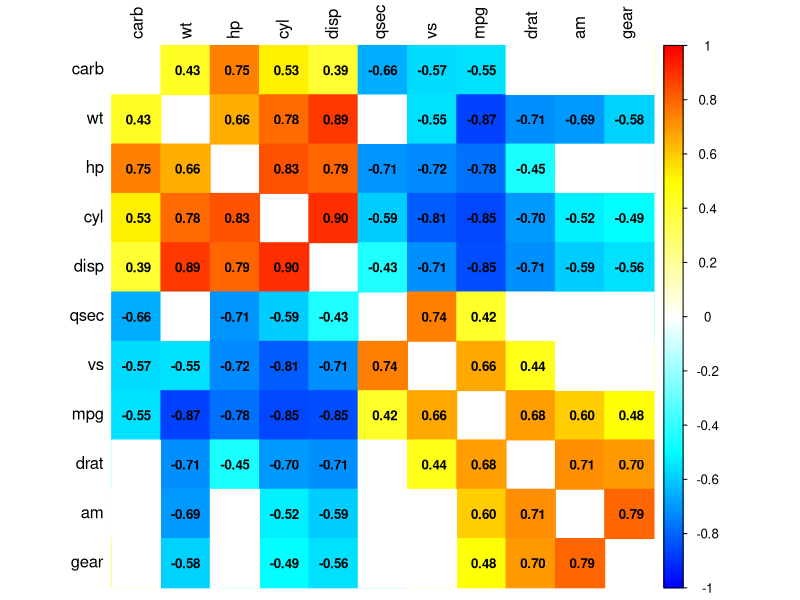
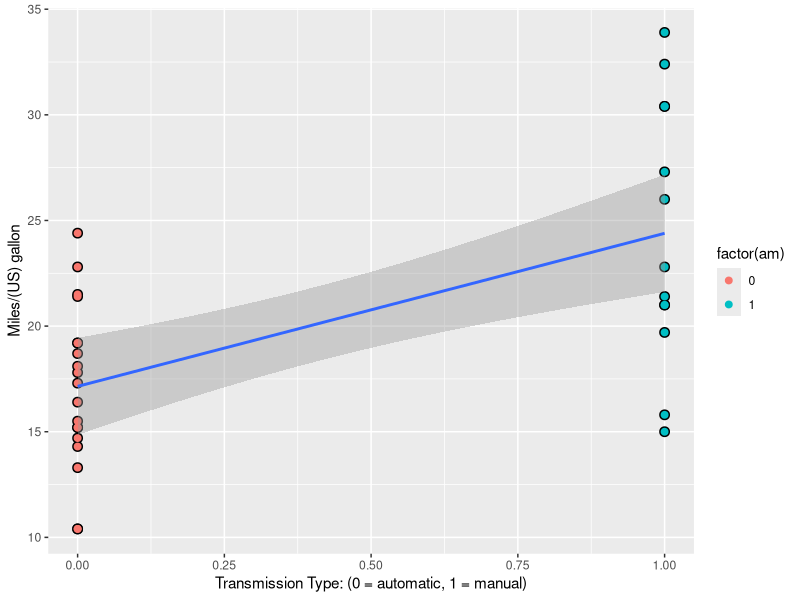
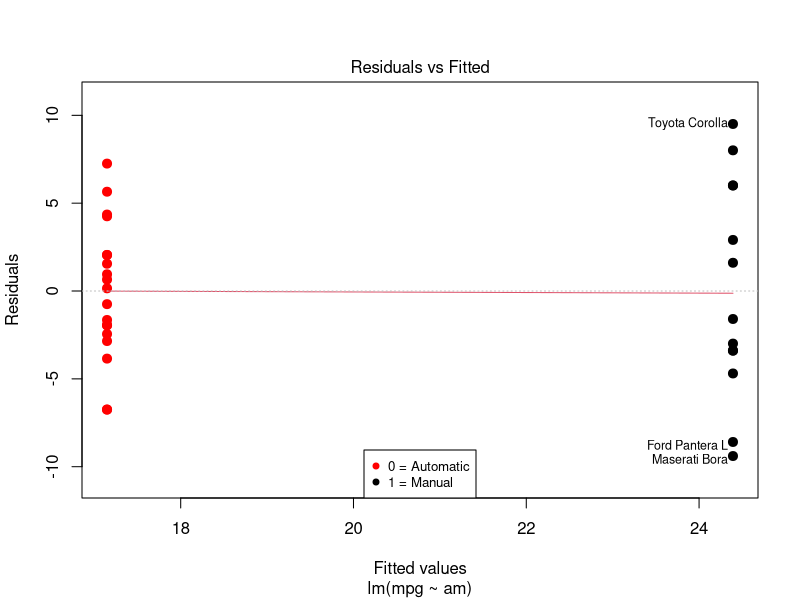
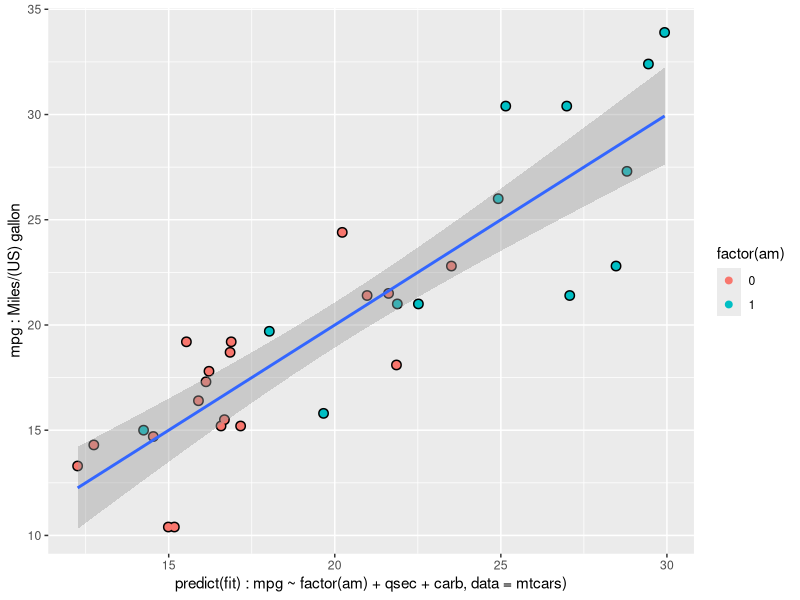
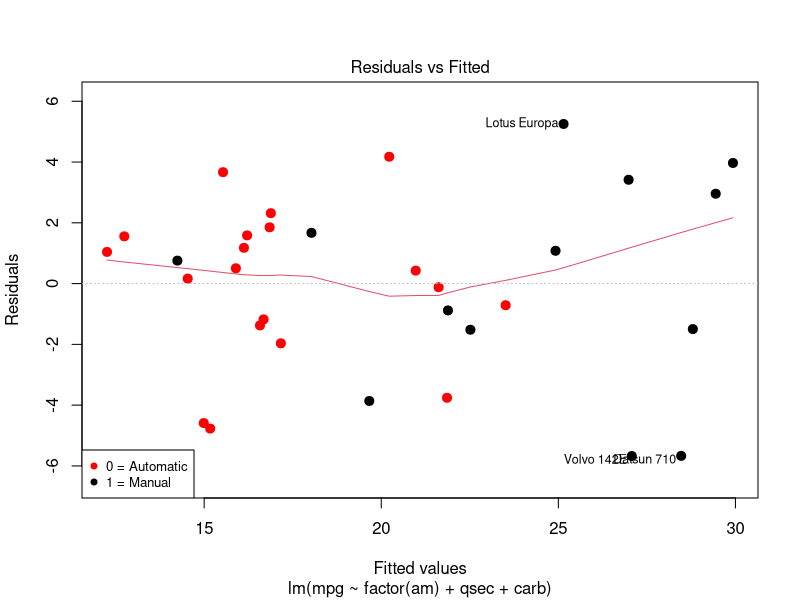
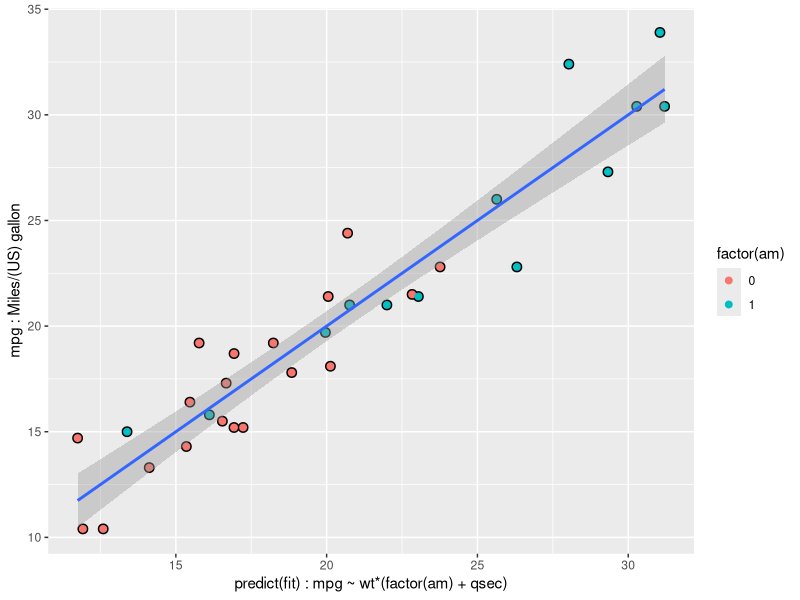
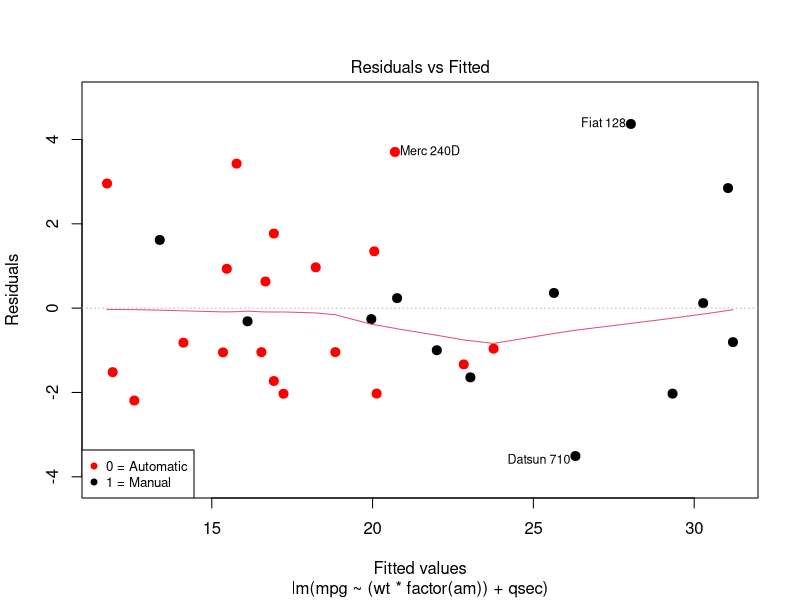

Write the R code that produced these figures, in order.
## ---- chunk 1
knitr::opts_chunk$set(echo = TRUE)
## ---- chunk 2
data("mtcars")
c(sum(is.na(mtcars$mpg)), sum(is.na(mtcars$cyl)), sum(is.na(mtcars$disp)), sum(is.na(mtcars$hp)), sum(is.na(mtcars$drat)), sum(is.na(mtcars$wt)), sum(is.na(mtcars$qsec)), sum(is.na(mtcars$vs)), sum(is.na(mtcars$am)), sum(is.na(mtcars$gear)), sum(is.na(mtcars$carb)))
## ---- chunk 3
suppressMessages(library(corrplot))
cor.mtest <- function(mat, ...) {
        mat <- as.matrix(mat)
        n <- ncol(mat)
        p.mat<- matrix(NA, n, n)
        diag(p.mat) <- 0
        for (i in 1:(n - 1)) {
                for (j in (i + 1):n) {
                        tmp <- cor.test(mat[, i], mat[, j], ...)
                        p.mat[i, j] <- p.mat[j, i] <- tmp$p.value
                }
        }
        colnames(p.mat) <- rownames(p.mat) <- colnames(mat)
        p.mat
}
# matrix of the p-value of the correlation
p.mat <- cor.mtest(mtcars)
M<-cor(mtcars)
#col <- colorRampPalette(c("#4477AA", "#77AADD", "#FFFF00", "#EE9988", "#BB4444"))
col <- colorRampPalette(c("#0000FF", "#00FFFF", "#FFFFFF", "#FFFF00", "#FF0000"))
corrplot(M, method="color", col=col(200),
         type="full", order="hclust",
         addCoef.col = "black", # Add coefficient of correlation
         tl.col="black",
         # Combine with significance
         p.mat = p.mat, sig.level = 0.05, insig = "blank",
         # hide correlation coefficient on the principal diagonal
         diag=FALSE,
         number.cex = .8,
         number.digits = 2
)
## ---- chunk 4
data("mtcars")
library(ggplot2)
ggplot(data = mtcars) +
        geom_point(size = 3, aes(x = am, y = mpg)) +
        geom_point(size = 2, aes(x = am, y = mpg, color = factor(am))) +
        geom_smooth(method = "lm", aes(x = am, y = mpg)) +
        xlab("Transmission Type: (0 = automatic, 1 = manual)") +
        ylab("Miles/(US) gallon")
## ---- chunk 5
fit <- lm(mpg ~ am, data = mtcars)
plot(fit, which = c(1:1), pch = 20, col=c('red', 'black')[factor(mtcars$am)], cex = 1.8)
legend(
        x ="bottom",
        legend = c("0 = Automatic", "1 = Manual"), # for readability of legend
        col = c('red', 'black'),
        pch = 19, # same as pch=20, just smaller
        cex = 0.8 # scale the legend to look attractively sized
)
## ---- chunk 6
AT <- mtcars[,"am"]==0
MT <- mtcars[,"am"]==1
t.test(mtcars$mpg[AT], mtcars$mpg[MT], paired = FALSE, var.equal = FALSE, conf.level = 0.95)
## ---- chunk 7
fit <- lm(mpg ~ factor(am), data = mtcars)
summary(fit)$coefficients
## ---- chunk 8
data("mtcars")
fit <- lm(mpg ~ factor(am) + qsec + carb, data = mtcars)
library(ggplot2)
ggplot(data = mtcars) +
        geom_point(size = 3, aes(x = predict(fit), y = mpg)) +
        geom_point(size = 2, aes(x = predict(fit), y = mpg, color = factor(am))) +
        geom_smooth(method = "lm", aes(x = predict(fit), y = mpg)) +
        xlab("predict(fit) : mpg ~ factor(am) + qsec + carb, data = mtcars)") +
        ylab("mpg : Miles/(US) gallon")
## ---- chunk 9
fit <- lm(mpg ~ factor(am) + qsec + carb, data = mtcars)
plot(fit, which = c(1:1), pch = 20, col=c('red', 'black')[factor(mtcars$am)], cex = 1.8)
legend(
        x ="bottomleft",
        legend = c("0 = Automatic", "1 = Manual"), # for readability of legend
        col = c('red', 'black'),
        pch = 19, # same as pch=20, just smaller
        cex = 0.8 # scale the legend to look attractively sized
)
## ---- chunk 10
fit <- lm(mpg ~ factor(am) + qsec + carb, data = mtcars)
library(car)
vif(fit)
## ---- chunk 11
fit <- lm(mpg ~ factor(am) + qsec + carb, data = mtcars)
summary(fit)$coefficients
## ---- chunk 12
data("mtcars")
fit <- lm(mpg ~ (wt*factor(am)) + qsec, data = mtcars)
library(ggplot2)
ggplot(data = mtcars) +
        geom_point(size = 3, aes(x = predict(fit), y = mpg)) +
        geom_point(size = 2, aes(x = predict(fit), y = mpg, color = factor(am))) +
        geom_smooth(method = "lm", aes(x = predict(fit), y = mpg)) +
        xlab("predict(fit) : mpg ~ wt*(factor(am) + qsec)") +
        ylab("mpg : Miles/(US) gallon")
## ---- chunk 13
fit <- lm(mpg ~ (wt*factor(am)) + qsec, data = mtcars)
plot(fit, which = c(1:1), pch = 20, col=c('red', 'black')[factor(mtcars$am)], cex = 1.8)
legend(
        x ="bottomleft",
        legend = c("0 = Automatic", "1 = Manual"), # for readability of legend
        col = c('red', 'black'),
        pch = 19, # same as pch=20, just smaller
        cex = 0.8 # scale the legend to look attractively sized
)
## ---- chunk 14
fit <- lm(mpg ~ (wt*factor(am)) + qsec, data = mtcars)
vif(fit)
## ---- chunk 15
fit <- lm(mpg ~ (wt*factor(am)) + qsec, data = mtcars)
summary(fit)$coefficients
## ---- chunk 16
fit <- lm(mpg ~ (wt*factor(am)) + qsec-1, data = mtcars)
summary(fit)$coefficients
